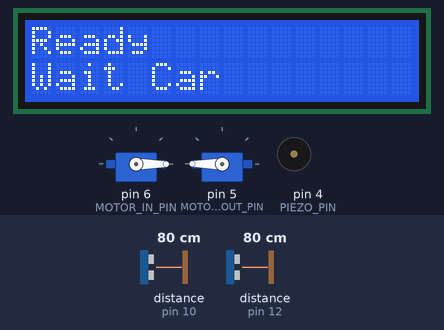
The sketch below on a simulated Arduino Uno, built with avr-gcc and run on an emulated ATmega328P. On the bench: 16×2 character LCD, 2 × servo, buzzer (waves = sounding). Wiring (inferred from the names in the program): 2 × ultrasonic range finder: trigger pin 11, echo pin 10 / trigger pin 13, echo pin 12. The test bench sets the inputs (shaded band); at power-on: distance to the obstacle (sensors on pin 10, pin 12) 80 cm. The echo pulse lasts 58.3 µs per cm; the local clock reads 2024-03-15 10:24:30 at power-on unless the sketch sets it; what the sketch prints to the serial monitor is not drawn.

Above: at 1.2 s.
1.3 s: distance to the obstacle (sensor on pin 10) set to 9 cm
3.6 s: distance to the obstacle (sensor on pin 10) set to 6 cm
At 5.1 s:
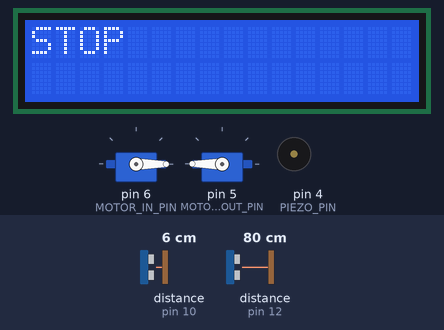
6.6 s: distance to the obstacle (sensor on pin 10) set to 18 cm
At 9.1 s:
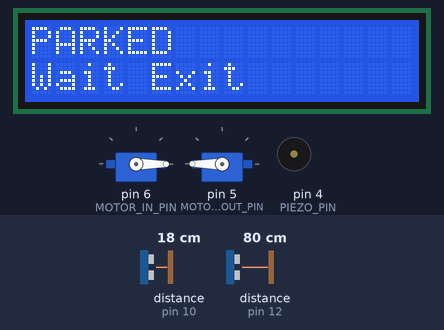
9.6 s: distance to the obstacle (sensor on pin 10) set to 2 cm
At 10.3 s:
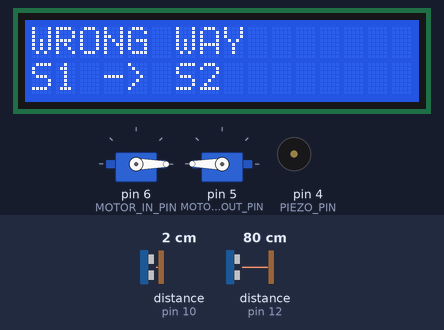
11.2 s: distance to the obstacle (sensor on pin 10) set to 35 cm
At 12.1 s:
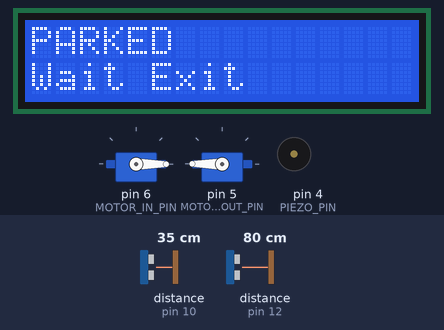
13.2 s: distance to the obstacle (sensor on pin 12) set to 9 cm
14.7 s: distance to the obstacle (sensor on pin 12) set to 6 cm
At 15.5 s:
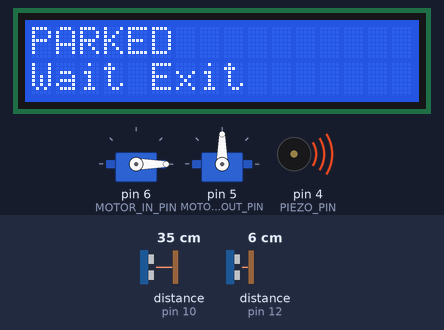
Timing chart, 0 to 18.7 s (numbered marks = the images above; inputs shaded):
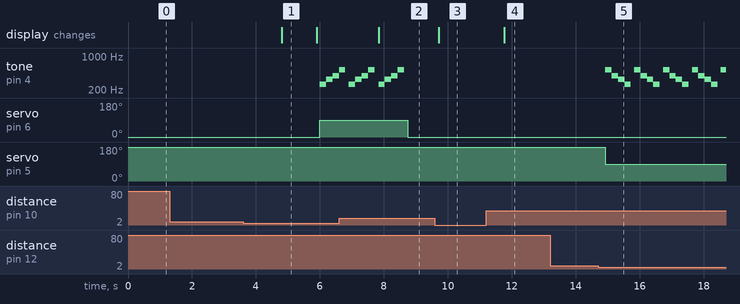

The sketch:

project_parking_system.ino
```cpp
#include <Wire.h>
#include <LiquidCrystal_I2C.h>
#include <ThreeWire.h>
#include <RtcDS1302.h>
#include <IRremote.hpp>
#include <TimerFreeTone.h>
#include <Servo.h>

// =====================================================
// 기본 설정
// =====================================================

// iR 리시브 센서
const int IR_RECEIVE_PIN = 3;

// 서보 모터
const int MOTOR_IN_PIN = 6;
const int MOTOR_OUT_PIN = 5;

// 부저
const int PIEZO_PIN = 4;

// 서보모터
Servo servoIn;
Servo servoOut;

// 피에조 변수
int inMelodyIndex = 0;
unsigned long inMelodyTime = 0;
bool inMelodyPlaying = false;
int outMelodyIndex = 0;
unsigned long outMelodyTime = 0;
bool outMelodyPlaying = false;

const int inMelody[] = {
  262, 330, 392, 523
};
const int outMelody[] = {
  523, 392, 330, 262
};

// LCD 주소: 안 뜨면 0x3F로 변경
LiquidCrystal_I2C lcd(0x27, 16, 2);

// 초음파 센서 1
const int TRIG1 = 13;
const int ECHO1 = 12;

// 초음파 센서 2
const int TRIG2 = 11;
const int ECHO2 = 10;

// DS1302 RTC 핀
const int RTC_CLK = 9;
const int RTC_DAT = 8;
const int RTC_RST = 7;

// ThreeWire 순서 중요: DAT, CLK, RST
ThreeWire myWire(RTC_DAT, RTC_CLK, RTC_RST);
RtcDS1302<ThreeWire> Rtc(myWire);

// 감지 설정
const int DETECT_DISTANCE = 7;                   // 7cm 이하 감지
const unsigned long DETECT_TIME = 1000;          // 1초 이상 감지
const unsigned long STOP_TIME = 1000;            // STOP 1초 표시
const unsigned long OPEN_SHOW_TIME = 1500;       // OPEN 최소 표시 시간
const unsigned long RESULT_SHOW_TIME = 5000;     // 결과 5초 표시
const unsigned long WRONG_SHOW_TIME = 2000;      // 잘못된 방향 2초 표시

// =====================================================
// 전체 상태 관리
// =====================================================

enum SystemState {
  READY,
  ENTRY_DETECTING,
  SHOW_STOP,
  SHOW_OPEN,
  PARKED,
  EXIT_SENSOR1_DETECTED,
  WRONG_EXIT_ORDER,
  SHOW_RESULT
};

SystemState state = READY;
unsigned long stateStartMillis = 0;

// =====================================================
// 전역 데이터
// =====================================================

// 센서 상태
double sensor1Distance = -1;
double sensor2Distance = -1;

bool sensor1Detected = false;
bool sensor2Detected = false;
bool anyDetected = false;

// 입차/출차 시간
RtcDateTime enterTime;
RtcDateTime exitTime;

bool hasEnterTime = false;

// 입차 감지 시작 시간
unsigned long entryDetectStartMillis = 0;

// 주차 결과
unsigned long parkingSeconds = 0;
unsigned long parkingFee = 0;


// =====================================================
// 센서 읽기
// =====================================================

double readDistanceCM(int trigPin, int echoPin) {
  digitalWrite(trigPin, LOW);
  delayMicroseconds(2);

  digitalWrite(trigPin, HIGH);
  delayMicroseconds(10);
  digitalWrite(trigPin, LOW);

  unsigned long duration = pulseIn(echoPin, HIGH, 30000);

  if (duration == 0) {
    return -1;
  }

  return duration * 0.0343 / 2;
}

void updateSensors() {
  sensor1Distance = readDistanceCM(TRIG1, ECHO1);
  delay(50);

  sensor2Distance = readDistanceCM(TRIG2, ECHO2);
  delay(50);

  sensor1Detected = sensor1Distance > 0 && sensor1Distance <= DETECT_DISTANCE;
  sensor2Detected = sensor2Distance > 0 && sensor2Distance <= DETECT_DISTANCE;

  anyDetected = sensor1Detected || sensor2Detected;
}


// =====================================================
// LCD 출력
// =====================================================

void lcdPrintTwoDigits(int value) {
  if (value < 10) {
    lcd.print("0");
  }

  lcd.print(value);
}

void lcdPrintTime(RtcDateTime time) {
  lcdPrintTwoDigits(time.Hour());
  lcd.print(":");
  lcdPrintTwoDigits(time.Minute());
  lcd.print(":");
  lcdPrintTwoDigits(time.Second());
}

void lcdPrintDuration(unsigned long totalSeconds) {
  unsigned long hours = totalSeconds / 3600;
  unsigned long minutes = (totalSeconds % 3600) / 60;
  unsigned long seconds = totalSeconds % 60;

  if (hours < 10) lcd.print("0");
  lcd.print(hours);
  lcd.print(":");

  if (minutes < 10) lcd.print("0");
  lcd.print(minutes);
  lcd.print(":");

  if (seconds < 10) lcd.print("0");
  lcd.print(seconds);
}

void showReady() {
  lcd.clear();
  lcd.setCursor(0, 0);
  lcd.print("Ready");

  lcd.setCursor(0, 1);
  lcd.print("Wait Car");
}

void showStop() {
  lcd.clear();
  lcd.setCursor(0, 0);
  lcd.print("STOP");
}

void showOpen() {
  lcd.clear();

  lcd.setCursor(0, 0);
  lcd.print("Time ");
  lcdPrintTime(enterTime);

  lcd.setCursor(0, 1);
  lcd.print("OPEN");
}

void showParked() {
  lcd.clear();

  lcd.setCursor(0, 0);
  lcd.print("PARKED");

  lcd.setCursor(0, 1);
  lcd.print("Wait Exit");
}

void showWrongExitOrder() {
  lcd.clear();

  lcd.setCursor(0, 0);
  lcd.print("WRONG WAY");

  lcd.setCursor(0, 1);
  lcd.print("S1 -> S2");
}

void showParkingResult() {
  lcd.clear();

  lcd.setCursor(0, 0);
  lcd.print("Park ");
  lcdPrintDuration(parkingSeconds);

  lcd.setCursor(0, 1);
  lcd.print("Fee ");
  lcd.print(parkingFee);
  lcd.print("W");
}


// =====================================================
// RTC 시간 처리
// =====================================================

void setupRTC() {
  Rtc.Begin();

  Rtc.SetIsWriteProtected(false);
  Rtc.SetIsRunning(true);

  RtcDateTime compiled = RtcDateTime(__DATE__, __TIME__);

  if (!Rtc.IsDateTimeValid()) {
    Rtc.SetDateTime(compiled);
  }

  // RTC 시간을 다시 맞출 때만 아래 줄 주석 해제해서 한 번 업로드
  // 시간이 맞으면 다시 주석 처리하고 업로드
  // Rtc.SetDateTime(compiled);
}

RtcDateTime getCurrentTime() {
  return Rtc.GetDateTime();
}

unsigned long getTimeDifferenceSeconds(RtcDateTime startTime, RtcDateTime endTime) {
  uint32_t startSeconds = startTime.TotalSeconds();
  uint32_t endSeconds = endTime.TotalSeconds();

  if (endSeconds >= startSeconds) {
    return endSeconds - startSeconds;
  }

  return 0;
}


// =====================================================
// 요금 계산
// =====================================================

unsigned long calculateFee(unsigned long seconds) {
  if (seconds == 0) {
    return 0;
  }

  // 10초당 100원, 1~10초도 100원으로 계산
  return ((seconds + 9) / 10) * 100;
}


// =====================================================
// 시리얼 출력 보조
// =====================================================

void serialPrintTwoDigits(int value) {
  if (value < 10) {
    Serial.print("0");
  }

  Serial.print(value);
}

void serialPrintTime(RtcDateTime time) {
  serialPrintTwoDigits(time.Hour());
  Serial.print(":");
  serialPrintTwoDigits(time.Minute());
  Serial.print(":");
  serialPrintTwoDigits(time.Second());
}

void printDebugSensor() {
  Serial.print("S1: ");
  Serial.print(sensor1Distance);
  Serial.print(" cm / S2: ");
  Serial.print(sensor2Distance);
  Serial.println(" cm");
}


// =====================================================
// 전체 상태 관리
// =====================================================

void changeState(SystemState nextState) {
  state = nextState;
  stateStartMillis = millis();

  switch (state) {
    case READY:
      showReady();
      Serial.println("STATE: READY");
      break;

    case ENTRY_DETECTING:
      Serial.println("STATE: ENTRY_DETECTING");
      break;

    case SHOW_STOP:
      showStop();
      Serial.println("STATE: SHOW_STOP");
      break;

    case SHOW_OPEN:
      showOpen();
      Serial.println("STATE: SHOW_OPEN");
      break;

    case PARKED:
      showParked();
      Serial.println("STATE: PARKED");
      break;

    case EXIT_SENSOR1_DETECTED:
      Serial.println("STATE: EXIT_SENSOR1_DETECTED");
      break;

    case WRONG_EXIT_ORDER:
      showWrongExitOrder();
      Serial.println("STATE: WRONG_EXIT_ORDER");
      break;

    case SHOW_RESULT:
      showParkingResult();
      Serial.println("STATE: SHOW_RESULT");
      break;
  }
}


// =====================================================
// 입차 처리
// =====================================================

void handleReady() {
  if (anyDetected) {
    entryDetectStartMillis = millis();
    changeState(ENTRY_DETECTING);
  }
}

void handleEntryDetecting() {
  if (!anyDetected) {
    changeState(READY);
    return;
  }

  if (millis() - entryDetectStartMillis >= DETECT_TIME) {
    enterTime = getCurrentTime();
    hasEnterTime = true;

    Serial.print("Enter Time: ");
    serialPrintTime(enterTime);
    Serial.println();

    changeState(SHOW_STOP);
  }
}

void handleShowStop() {
  if (millis() - stateStartMillis >= STOP_TIME) {
    changeState(SHOW_OPEN);
  }
}

void handleShowOpen() {
  // OPEN 화면을 최소 시간 동안 보여줌
  if (millis() - stateStartMillis < OPEN_SHOW_TIME) {
    return;
  }

  // 센서가 완전히 비워진 뒤에 PARKED 상태로 전환
  if (!anyDetected) {
    changeState(PARKED);
  }
}


// =====================================================
// 출차 처리
// =====================================================

void handleParked() {
  // 정상 출차 시작:
  // 센서1이 감지되면 센서2가 같이 감지되어도 정상 순서 시작으로 인정
  if (sensor1Detected) {
    changeState(EXIT_SENSOR1_DETECTED);
    return;
  }

  // 잘못된 순서:
  // 센서1은 전혀 안 잡히고 센서2만 먼저 잡힌 경우
  if (sensor2Detected && !sensor1Detected) {
    changeState(WRONG_EXIT_ORDER);
    return;
  }
}

void handleExitSensor1Detected() {
  // 센서1 이후 센서2가 감지되면 출차 처리
  if (sensor2Detected) {
    exitTime = getCurrentTime();

    parkingSeconds = getTimeDifferenceSeconds(enterTime, exitTime);
    parkingFee = calculateFee(parkingSeconds);

    Serial.print("Exit Time: ");
    serialPrintTime(exitTime);
    Serial.println();

    Serial.print("Parking Seconds: ");
    Serial.println(parkingSeconds);

    Serial.print("Fee: ");
    Serial.print(parkingFee);
    Serial.println(" won");

    hasEnterTime = false;

    changeState(SHOW_RESULT);
    return;
  }
}

void handleWrongExitOrder() {
  // 잘못된 방향 화면을 2초 이상 보여주고, 센서가 비워지면 다시 출차 대기 상태로 돌아감
  if (millis() - stateStartMillis >= WRONG_SHOW_TIME && !anyDetected) {
    changeState(PARKED);
  }
}

void handleShowResult() {
  // 결과를 5초 보여주고, 센서가 비워지면 Ready로 복귀
  if (millis() - stateStartMillis >= RESULT_SHOW_TIME && !anyDetected) {
    changeState(READY);
  }
}

//In 부저 소리
void piezoIn(){
  int size = sizeof(inMelody) / sizeof(inMelody[0]);
  for(int i = 0; i < size; i++){
    TimerFreeTone(PIEZO_PIN, inMelody[i], 200);
  }
}

//Out 부저 소리
void piezoOut(){
  int size = sizeof(outMelody) / sizeof(outMelody[0]);
  for(int i = 0; i < size; i++){
    TimerFreeTone(PIEZO_PIN, outMelody[i], 200);
  }
}

//In 모터
void inMotorOpen(){
    servoIn.write(90);
    piezoIn();
}

void inMotorClose(){
  servoIn.write(0);
}

//Out 모터
void outMotorOpen(){
    servoOut.write(90);
    piezoOut();
}

void outMotorClose(){
  servoOut.write(180);
}


// =====================================================
// Arduino 기본 함수
// =====================================================

void setup() {
  Serial.begin(9600);

  pinMode(TRIG1, OUTPUT);
  pinMode(ECHO1, INPUT);

  pinMode(TRIG2, OUTPUT);
  pinMode(ECHO2, INPUT);

  lcd.init();
  lcd.backlight();

  setupRTC();

  changeState(READY);

  pinMode(PIEZO_PIN, OUTPUT);

  // 모터 접근
  servoIn.attach(MOTOR_IN_PIN);
  servoOut.attach(MOTOR_OUT_PIN);

  // 모터 각도 초기화
  servoIn.write(0);
  servoOut.write(180);

  // IR 리시브 수신 시작
  IrReceiver.begin(IR_RECEIVE_PIN, ENABLE_LED_FEEDBACK);
}

void loop() {
  updateSensors();

  switch (state) {
    case READY:
      outMotorClose();
      handleReady();
      break;

    case ENTRY_DETECTING:
      handleEntryDetecting();
      break;

    case SHOW_STOP:
      handleShowStop();
      break;

    case SHOW_OPEN:
      handleShowOpen();
      inMotorOpen();
      break;

    case PARKED:
      handleParked();
      inMotorClose();
      break;

    case EXIT_SENSOR1_DETECTED:
      handleExitSensor1Detected();
      outMotorOpen();
      break;

    case WRONG_EXIT_ORDER:
      handleWrongExitOrder();
      break;

    case SHOW_RESULT:
      handleShowResult();
      break;
  }
}
```

Measured:
- the behaviour switches between 8 and 7 cm on distance to the obstacle (sensor on pin 10) (found by bisection; images 0 and 1)
- the behaviour switches between 8 and 7 cm on distance to the obstacle (sensor on pin 12) (found by bisection; images 4 and 5)
- after the input at 1.3 s, every drawn part: stays the same
- after the input at 3.6 s, tone on pin 4 (PIEZO_PIN): silent → 262 Hz after 2.4 s, → 330 Hz 0.20 s later, → 392 Hz 0.20 s later; servo on pin 6 (MOTOR_IN_PIN): 0° → 90° after 2.4 s; the display: changes after 1.2 s (image 1)
- after the input at 6.6 s, servo on pin 6 (MOTOR_IN_PIN): 90° → 0° after 2.1 s; the display: changes after 1.2 s (image 2)
- after the input at 9.6 s, the display: changes after 0.12 s (image 3)
- after the input at 11.2 s, the display: changes after 0.56 s (image 4)
- after the input at 13.2 s, every drawn part: stays the same
- after the input at 14.7 s, tone on pin 4 (PIEZO_PIN): silent → 523 Hz after 0.23 s, then repeats every 0.90 s: 392 Hz 0.20 s, 330 Hz 0.20 s, 262 Hz 0.20 s, silent 0.10 s, 523 Hz 0.20 s; servo on pin 5 (MOTOR_OUT_PIN): 180° → 90° after 0.23 s
